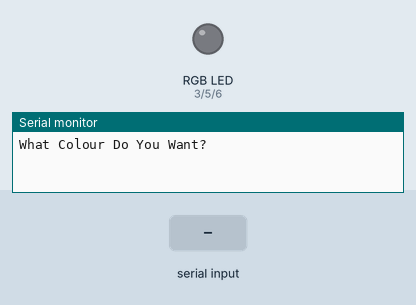
This sketch was run on a simulated Arduino Uno, built with avr-gcc and run on an emulated ATmega328P. On the bench: an RGB LED mixed from three pins (HIGH = lit), the last lines printed to the serial monitor. Inputs (shaded band) come from the test bench.

Above: at 1.2 s.
1.3 s: "red" received over Serial
At 2.6 s:
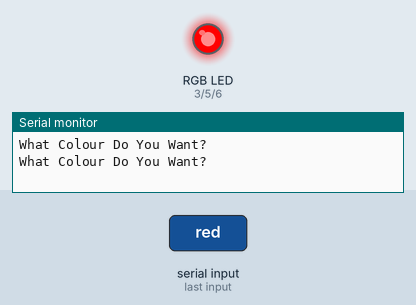
3.8 s: "blue" received over Serial
At 5.7 s:
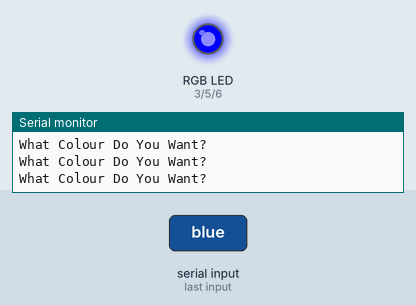
6.3 s: "green" received over Serial
At 7.6 s:
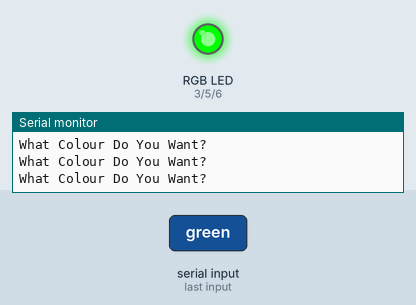
8.8 s: "purple" received over Serial
At 10.8 s:
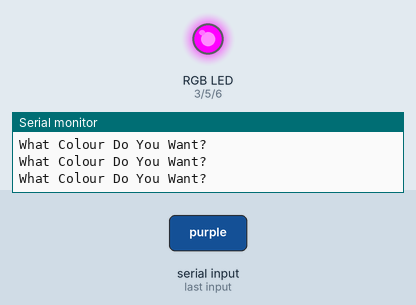
11.3 s: "yellow" received over Serial
At 12.7 s:
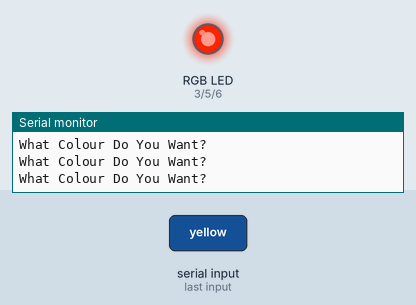
13.8 s: "white" received over Serial
At 15.8 s:
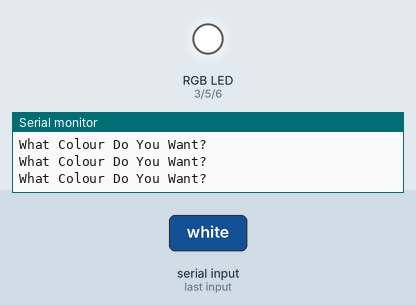
Timing chart, 0 to 17.3 s (numbered marks = the images above; inputs shaded):
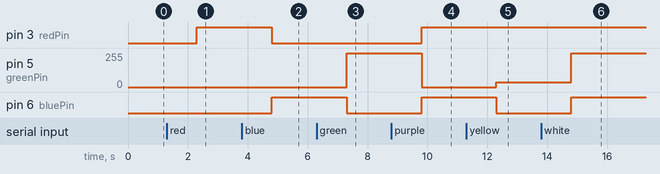

Measured:
- after the input at 1.3 s, pin 3 (redPin): LOW → HIGH after 1.0 s
- after the input at 3.8 s, pin 3 (redPin): HIGH → LOW after 1.0 s; pin 6 (bluePin): LOW → HIGH after 1.0 s
- after the input at 6.3 s, pin 5 (greenPin): 0/255 → 255/255 after 1.0 s; pin 6 (bluePin): HIGH → LOW after 1.0 s
- after the input at 8.8 s, pin 3 (redPin), pin 6 (bluePin): LOW → HIGH after 1.0 s; pin 5 (greenPin): 255/255 → 0/255 after 1.0 s
- after the input at 11.3 s, pin 5 (greenPin): 0/255 → 35/255 after 1.0 s; pin 6 (bluePin): HIGH → LOW after 1.0 s
- after the input at 13.8 s, pin 5 (greenPin): 35/255 → 255/255 after 1.0 s; pin 6 (bluePin): LOW → HIGH after 1.0 s

The sketch:

Colorchanging_LED.ino
```cpp
int redPin=3;
int greenPin=5;
int bluePin=6;
String myColor;
String msg = "What Colour Do You Want?";
void setup() {
  // put your setup code here, to run once:
  pinMode(redPin,OUTPUT);
  pinMode(greenPin,OUTPUT);
  pinMode(bluePin,OUTPUT);
  Serial.begin(9600);
}

void loop() {
  // put your main code here, to run repeatedly:
Serial.println(msg);
while (Serial.available()==0) {

}

myColor = Serial.readString();

if(myColor=="red"){
  digitalWrite(redPin,HIGH);
  digitalWrite(greenPin,LOW);
  digitalWrite(bluePin,LOW);
}
if(myColor=="blue"){
  digitalWrite(redPin,LOW);
  digitalWrite(greenPin,LOW);
  digitalWrite(bluePin,HIGH);
}
if(myColor=="green"){
  digitalWrite(redPin,LOW);
  digitalWrite(greenPin,HIGH);
  digitalWrite(bluePin,LOW);
}
if(myColor=="off"){
  digitalWrite(redPin,LOW);
  digitalWrite(greenPin,LOW);
  digitalWrite(bluePin,LOW);
}
if(myColor=="purple"){
  analogWrite(redPin,255);
  analogWrite(greenPin,0);
  analogWrite(bluePin,255);
}
if(myColor=="pink"){
  analogWrite(redPin,255);
  analogWrite(greenPin,0);
  analogWrite(bluePin,55);
}
if(myColor=="yellow"){
  analogWrite(redPin,255);
  analogWrite(greenPin,35);
  analogWrite(bluePin,0);
}
if(myColor=="white"){
  analogWrite(redPin,255);
  analogWrite(greenPin,255);
  analogWrite(bluePin,255);
}
if(myColor=="lime"){
  analogWrite(redPin,255);
  analogWrite(greenPin,255);
  analogWrite(bluePin,50);
}
if(myColor=="orange"){
  analogWrite(redPin,255);
  analogWrite(greenPin,55);
  analogWrite(bluePin,0);
}
}
```
